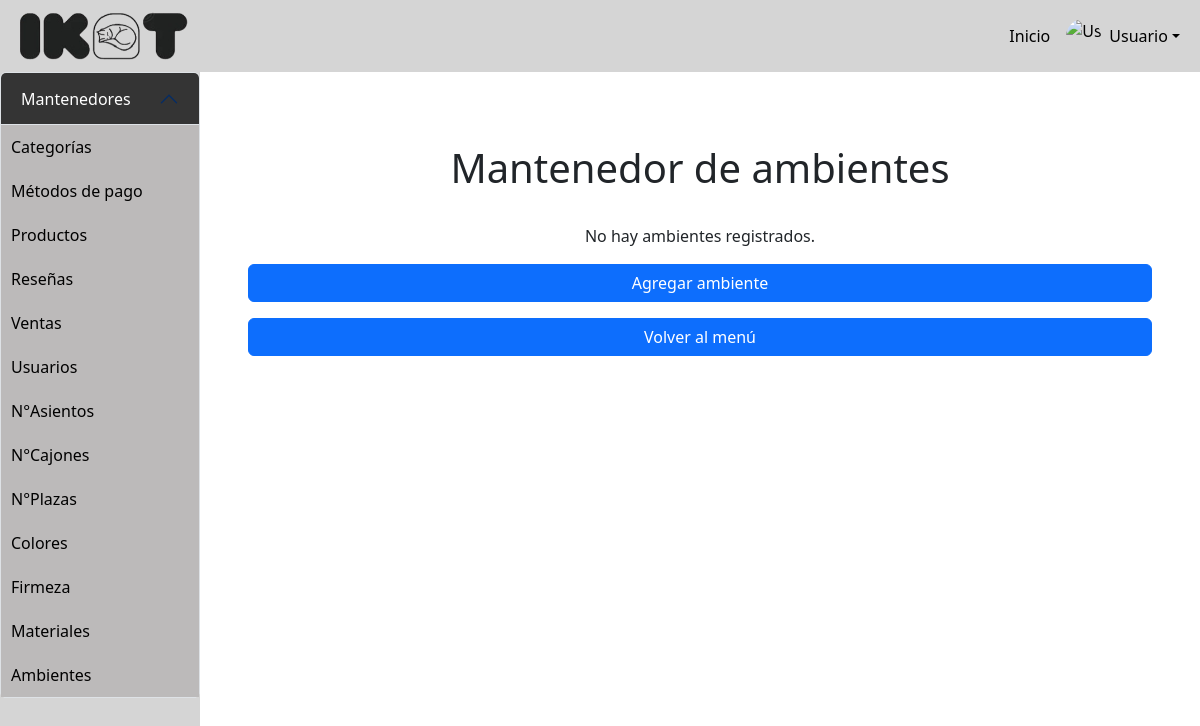
Before: /mantenedores/Mantenedor_ambientes/mostrar_ambiente.php with the older database file.
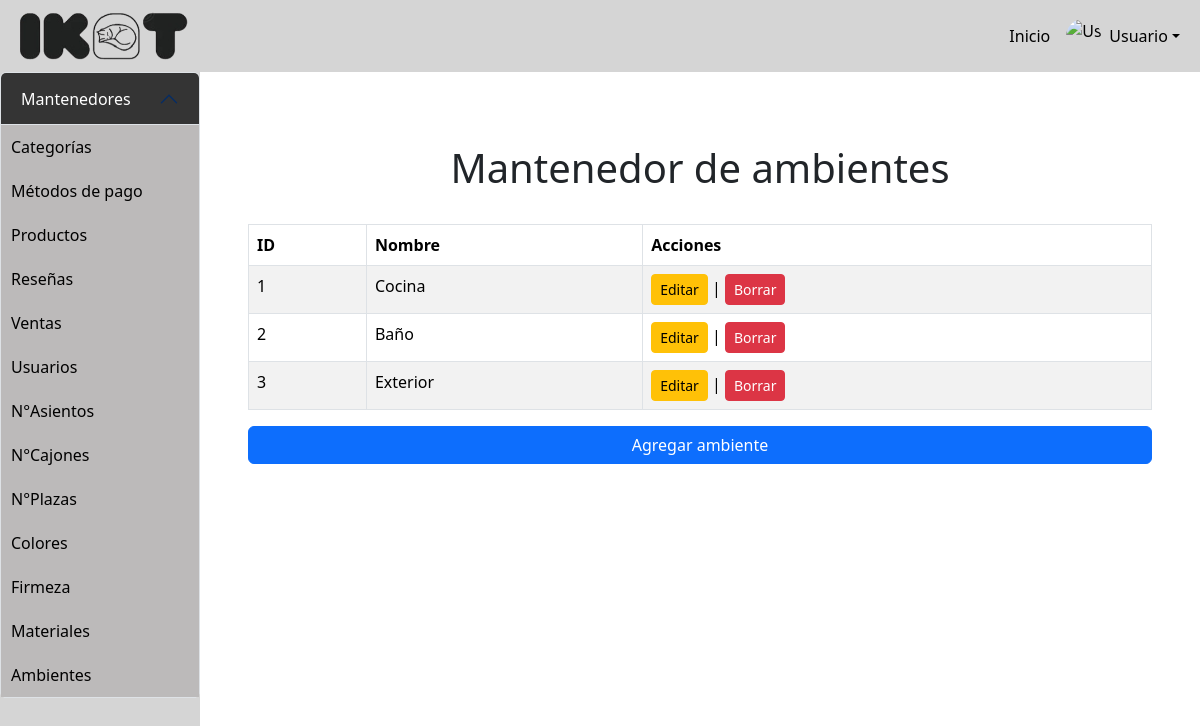
After: the same page with the newer database file.
### tables this page shows
CREATE TABLE `ambiente` (
  `id_ambiente` int(11) NOT NULL,
  `nombre_ambiente` varchar(30) NOT NULL
);

### mantenedores/Mantenedor_ambientes/mostrar_ambiente.php (the view, shortened to what the changed rows need)
<?php
include '../conexion.php';
?>
<!DOCTYPE html>
<html lang="en">
<head>
    <link href="https://cdn.jsdelivr.net/npm/bootstrap@5.3.3/dist/css/bootstrap.min.css" rel="stylesheet">
    <link rel="stylesheet" href="../menu/styles.css">
</head>
<body>
    <div class="d-flex">
        <div class="content-area flex-grow-1 p-5 col-4 col-md-10">
            <h1 class="text-center p-4">Mantenedor de ambientes</h1>
            <div class="table-responsive">
                <?php
                    $sql = "SELECT * FROM ambiente";
                    $result = $conn->query($sql);
                    if ($result->num_rows > 0) {
                        echo "<table class='table table-bordered table-striped'>
                                <thead class='thead-dark'>
                                    <tr>
                                        <th>ID</th>
                                        <th>Nombre</th>
                                        <th>Acciones</th>
                                    </tr>
                                </thead>
                                <tbody>";
                        while($row = $result->fetch_assoc()) {
                            echo "<tr>
                                    <td>" . $row["id_ambiente"] . "</td>
                                    <td>" . $row["nombre_ambiente"] . "</td>
                                    <td>
                                        <a class='btn btn-warning btn-sm' data-bs-toggle='modal' data-bs-target='#editarAmbienteModal" . $row["id_ambiente"] . "'>Editar</a> |
                                        <a href='borrar_ambiente.php?id=" . $row["id_ambiente"] . "' class='btn btn-danger btn-sm'>Borrar</a>
                                    </td>
                                  </tr>";
                        }
                        echo "</tbody></table>";
                        echo "<a class='btn btn-primary mt-3 d-block' data-bs-toggle='modal' data-bs-target='#agregarAmbienteModal'>Agregar ambiente</a>";
                    } else {
                        echo "<p class='text-center'>No hay ambientes registrados.</p>";
                        echo "<a class='btn btn-primary mt-3 d-block' data-bs-toggle='modal' data-bs-target='#agregarAmbienteModal'>Agregar ambiente</a>";
                        echo "<a href='../menu/menu.html' class='btn btn-primary mt-3 d-block'>Volver al menú</a>";
                    }
                ?>
            </div>
        </div>
    </div>
</body>
</html>

Changed rows visible on the page:
added ambiente: id_ambiente "1", nombre_ambiente "Cocina"
added ambiente: id_ambiente "2", nombre_ambiente "Baño"
added ambiente: id_ambiente "3", nombre_ambiente "Exterior"
Other visible differences:
text no longer shown: "No hay ambientes registrados. Volver al menú"
text now shown: "ID Nombre Acciones"
